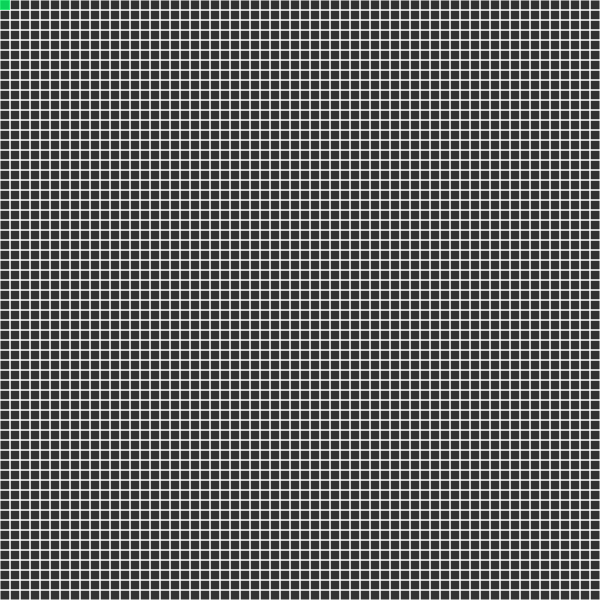
Frame 1 (no input)
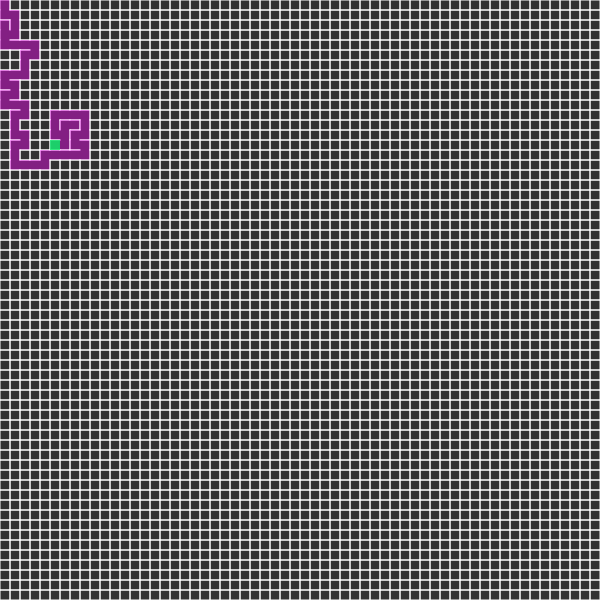
Frame 60 (no input)
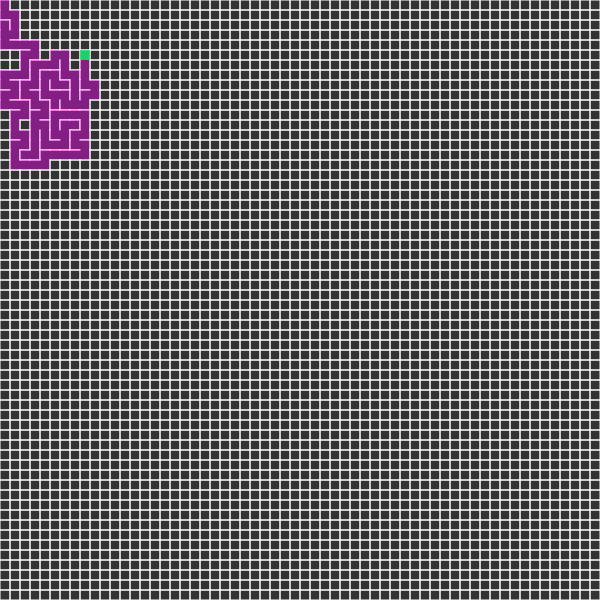
Frame 120 (the mouse pressed at the canvas centre since frame 60)

The p5.js sketch that drew these frames (run headless with seeded random() and noise() and a simulated clock; from frame 60 on, the mouse is pressed at the canvas centre):

// p5.js sketch
// ── sketch.js
//DFS Recusive Backtracker

var cols;
var rows;
var w = 10;
var grid = [];
var current;

var stack = [];

function setup()
{
  createCanvas(600, 600);
  cols = floor(width / w);
  rows = floor(height / w);

  for(var j = 0; j < rows; j++)
  {
    for(var i = 0; i < cols; i++)
    {
      var cell = new Cell(i, j);
      grid.push(cell);
    }
  }
  current = grid[0];

}

function draw()
{
  background(51);
  for(var i of grid)
  {
    i.show();
  }

  current.visited = true;
  current.highlight();
  //Step 1
  var next = current.checkNeighbors();
  if(next)
  {
    next.visited = true;
    //Step 2
    stack.push(current);
    //Step 3
    removeWalls(current, next);

    //Step 4
    current = next;
  }
  else if(stack.length > 0)
  {
    current = stack.pop();      
  }

}

function removeWalls(a, b)
{
  var x = a.i - b.i;
  var y = a.j - b.j;

  if(x === 1)
  {
    a.walls.left  = false;
    b.walls.right = false;
  }
  else if( x === -1)
  {
    a.walls.right = false;
    b.walls.left  = false;
  }
  else if(y === 1)
  {
    a.walls.top     = false;
    b.walls.bottom  = false;
  }
  else if( y === -1)
  {
    a.walls.bottom  = false;
    b.walls.top     = false;
  }

}

// ── cell.js
function Cell(i,j)
{
  this.i = i;
  this.j = j;
  this.walls = new Wall();
  this.visited = false;
}

Cell.prototype.show = function()
{
    var x = this.i * w;
    var y = this.j * w;
    stroke(255);
    if(this.walls.top)
    {
      line(x,y, x+w, y);
    }
    if(this.walls.right)
    {
      line(x+w, y, x+w, y+w);
    }
    if(this.walls.bottom)
    {
      line(x+w, y+w, x, y+w);
    }
    if(this.walls.left)
    {
      line(x, y+w, x,y);
    }

    if(this.visited)
    {
      noStroke();
      fill(255, 0 , 255, 100);
      rect(x, y, w, w);
    }
};

Cell.prototype.index = function (i, j)
{
    if(i < 0 || j < 0 || i > cols -1 || j > rows -1)
    {
      return - 1;
    }
    else
    {
        return i + j * cols;
    }
};

Cell.prototype.checkNeighbors = function()
{
    var neighbors = [];

    var top     = grid[this.index(this.i,   this.j-1)];
    var right   = grid[this.index(this.i+1, this.j)];
    var bottom  = grid[this.index(this.i,   this.j+1)];
    var left    = grid[this.index(this.i-1, this.j)];

    if(top && !top.visited)
    {
      neighbors.push(top);
    }
    if(right && !right.visited)
    {
      neighbors.push(right);
    }
    if(bottom && !bottom.visited)
    {
      neighbors.push(bottom);
    }
    if(left && !left.visited)
    {
      neighbors.push(left);
    }

    if(neighbors.length > 0)
    {
      return neighbors[floor(random(0, neighbors.length))];
    }
    else
    {
      return undefined;
    }
};

Cell.prototype.highlight = function()
{
    var x = this.i * w;
    var y = this.j * w;
    noStroke();
    fill(0,255,100, 200);
    rect(x, y, w, w);
};

function Wall()
{
  this.top    = true;
  this.right  = true;
  this.bottom = true;
  this.left   = true;
}
